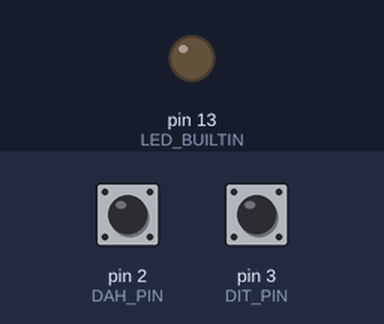
A sketch run on a simulated Arduino Uno, built with avr-gcc and run on an emulated ATmega328P. Parts: output pins drawn as LEDs (lit = HIGH). Dashed ring = blinking. Inputs (shaded band) come from the test bench; at power-on: pin 2 (DAH_PIN) HIGH, pin 3 (DIT_PIN) HIGH. What the sketch prints to the serial monitor is not drawn.

Above: at 1.2 s.
1.3 s: pin 2 (DAH_PIN) pulled LOW for 0.15 s
At 1.37 s:
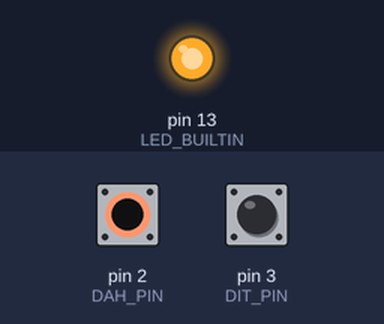
2.9 s: pin 3 (DIT_PIN) pulled LOW for 0.15 s
At 4.2 s:
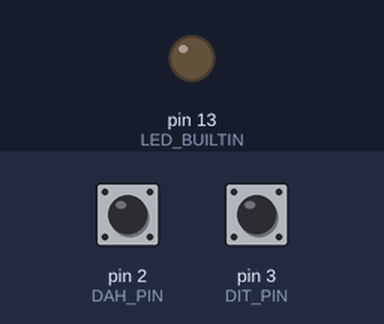
4.5 s: pin 2 (DAH_PIN) pulled LOW for 1 s
At 4.8 s:
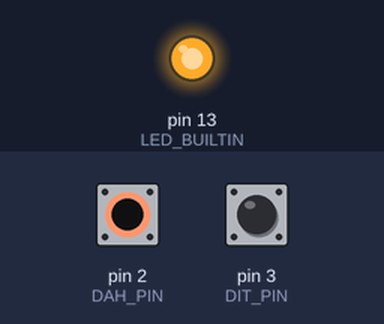
7.0 s: pin 3 (DIT_PIN) pulled LOW for 1 s
At 8.6 s:
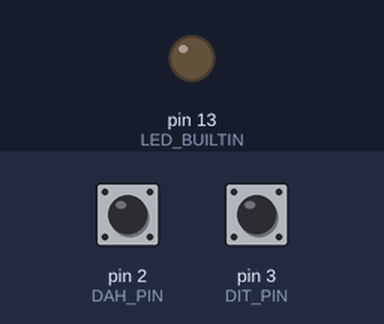
9.5 s: pin 3 (DIT_PIN) pulled LOW for 3.2 s
At 9.8 s:
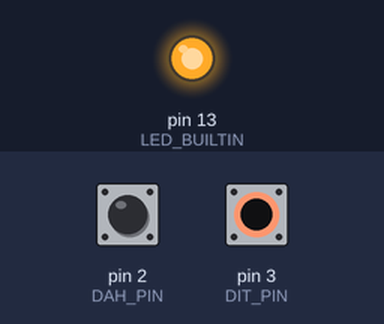
14.2 s: pin 2 (DAH_PIN) pulsed LOW 2 times (0.12 s each, 0.3 s apart)
At 14.26 s:
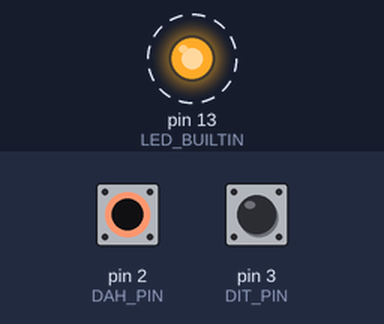
Timing chart, 0 to 17.2 s (numbered marks = the images above; inputs shaded):
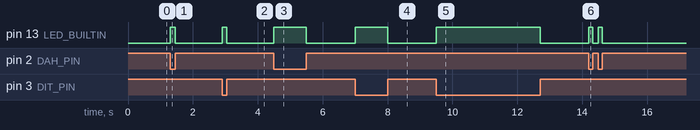

The sketch:

uno_paddle.ino
```cpp
// WY6Y CW Paddle, Arduino Uno R3 stand-in for the Pico (2026-11-01).
//
// The R3's USB chip is a serial bridge, not a MIDI device, so this sends the
// lever state over serial and uno_bridge.py on the host turns it into the same
// "WY6Y CW Paddle" MIDI port the Pico provides (dit Note 20, dah Note 21).
//
// Wiring, matching the Pico (contacts close to ground, internal pull-ups):
//   D3 = dit, D2 = dah, jack common -> GND.
//
// Protocol, 115200 baud: one byte 0x40 | dit | dah << 1, sent on every change
// and once a second. A lever closed over 5 s is reported open until it opens
// (same stuck-key cutoff as the Pico firmware).

const uint8_t DIT_PIN = 3;
const uint8_t DAH_PIN = 2;
const unsigned long LOCKOUT_MS = 12;   // the mini paddle bounces 4-8 ms
const unsigned long STUCK_MS = 5000;
const unsigned long RESYNC_MS = 1000;

struct Lever {
  uint8_t pin;
  bool closed;
  bool stuck;
  unsigned long closed_at;
  unsigned long quiet_until;
};

Lever levers[2] = { { DIT_PIN }, { DAH_PIN } };
uint8_t last_sent = 0xFF;
unsigned long next_resync = 0;

static bool keyed(const Lever &l) { return l.closed && !l.stuck; }

void setup() {
  for (auto &l : levers) pinMode(l.pin, INPUT_PULLUP);
  pinMode(LED_BUILTIN, OUTPUT);
  Serial.begin(115200);
}

void loop() {
  unsigned long now = millis();
  for (auto &l : levers) {
    if ((long)(now - l.quiet_until) >= 0) {
      bool closed = digitalRead(l.pin) == LOW;
      if (closed != l.closed) {
        l.closed = closed;
        l.quiet_until = now + LOCKOUT_MS;
        if (closed) l.closed_at = now;
        else l.stuck = false;
      }
    }
    if (keyed(l) && now - l.closed_at > STUCK_MS) l.stuck = true;
  }
  uint8_t state = 0x40 | (keyed(levers[0]) ? 1 : 0) | (keyed(levers[1]) ? 2 : 0);
  if (state != last_sent || (long)(now - next_resync) >= 0) {
    Serial.write(state);
    last_sent = state;
    next_resync = now + RESYNC_MS;
  }
  digitalWrite(LED_BUILTIN, levers[0].closed || levers[1].closed);
}
```

Measured:
- after the input at 1.3 s, pin 13 (LED_BUILTIN): LOW → HIGH at once, → LOW 0.15 s later
- after the input at 2.9 s, pin 13 (LED_BUILTIN): LOW → HIGH at once, → LOW 0.15 s later
- after the input at 4.5 s, pin 13 (LED_BUILTIN): LOW → HIGH at once, → LOW 1.0 s later
- after the input at 7.0 s, pin 13 (LED_BUILTIN): LOW → HIGH at once, → LOW 1.0 s later
- after the input at 9.5 s, pin 13 (LED_BUILTIN): LOW → HIGH at once, → LOW 3.2 s later
- after the input at 14.2 s, pin 13 (LED_BUILTIN): alternates HIGH for 0.12 s and LOW for 0.18 s, 4 changes in all, then stays LOW, starting at once
